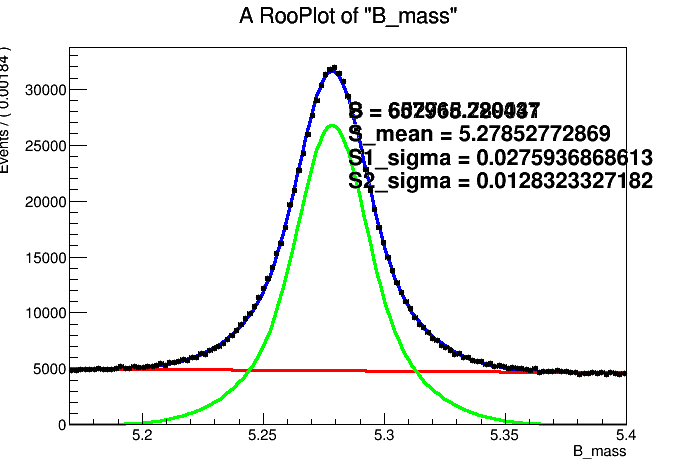

This figure's Python source:
from ROOT import *
import datetime
#####The fitting of the B+ from the decay: B+ -> K+ J/psi
#####The best parameters of the fit are in the picture "Parameters_of_fit.jpg" in this directory

PDG_B_MASS = 5.279

time = datetime.datetime.now().timetuple()
time_st = str(time[3])+'_'+str(time[4])+'_'+str(time[5])+'_'

ch = TChain('mytree')
ch.Add('/eos/home-d/dshmygol/SimpleFile_Bplus_Kplus_Jpsi_2018_A.root')

nEvt = ch.GetEntries()
print("Number of events:" , nEvt)

x = RooRealVar('B_mass','B_mass',5.17, 5.40)
varset = RooArgSet(x)
dh = 0
dh = RooDataSet ('dh','Dataset', varset)

for evt in range(nEvt):
	if ch.GetEntry(evt) <= 0: break
	if evt % 100000 == 0:
	       print ("Events proceeded:" , evt)
	B_mass = ch.B_mass
	if B_mass < 5.17: continue
	if B_mass > 5.40: continue
	x.setVal(B_mass)
	dh.add(varset)
	##
S = RooRealVar('S','Signal',6 * 10**5,0,9999999)
S_mean  = RooRealVar ( "S_mean" , "mean "   , PDG_B_MASS, 5.17  , 5.40       )
S1_sigma = RooRealVar ("S1_sigma", "sigma"   , 2.7594 * 10**(-2), 0.001, 0.4   )
S2_sigma = RooRealVar ("S2_sigma", "sigma"   , 1.2833*10**(-2), 0.0001, 0.1    )
S_f     = RooRealVar ("S_f"     , "f"       , 0.54  , 0.000 , 1.0       )

pdfS1 = RooGaussian( "pdfS1"  , "gaus"    , x   , S_mean, S1_sigma)
pdfS2 = RooGaussian( "pdfS2"  , "gaus"    , x   , S_mean, S2_sigma)
pdfSig =RooAddPdf  ("pdfSig", "pdfSig", RooArgList(pdfS1, pdfS2), RooArgList(S_f))

B       = RooRealVar ( "B"      , "B"       , 6*10**5 , 1     , 9999999)
B_al    = RooRealVar ( "B_al"   , "B_{#alpha}", -0.326, -10, 1.0   )
pdfG    = RooGenericPdf ("pdfG"    , "exp(@1*@0)" , RooArgList(x, B_al))

alist1  = RooArgList (pdfSig, pdfG)
alist2 = RooArgList (S, B)
pdfSum  = RooAddPdf  ("model", "model", alist1, alist2)

S_mean.setConstant(True)
S_f.setConstant(True)
S2_sigma.setConstant(True)
rrr = pdfSum.fitTo( dh, RooFit.NumCPU(7), RooFit.PrintLevel(-1), RooFit.Save())
rrr = pdfSum.fitTo( dh, RooFit.NumCPU(7), RooFit.PrintLevel(-1), RooFit.Save())
S_mean.setConstant(False)
rrr = pdfSum.fitTo( dh, RooFit.NumCPU(7), RooFit.PrintLevel(-1), RooFit.Save())
S_f.setConstant(False)
rrr = pdfSum.fitTo( dh, RooFit.NumCPU(7), RooFit.PrintLevel(-1), RooFit.Save())
S2_sigma.setConstant(False)
rrr = pdfSum.fitTo( dh, RooFit.NumCPU(7), RooFit.Save() )
rrr = pdfSum.fitTo( dh, RooFit.NumCPU(7), RooFit.Save() )
rrr.Print()

xframe = x.frame(125)
dh.plotOn(xframe, RooFit.MarkerSize(0.6), RooFit.Name('data'))
pdfSum.plotOn(xframe, RooFit.Name('fitt'), RooFit.Range(x.getMin(), x.getMax()) )
pdfSum.plotOn(xframe,RooFit.Components('pdfG'), RooFit.LineColor(kRed), RooFit.LineWidth(3))
pdfSum.plotOn(xframe,RooFit.Components('pdfSig'), RooFit.LineColor(kGreen), RooFit.LineWidth(3))
dh.plotOn(xframe, RooFit.MarkerSize(0.6), RooFit.Name('data'))

canvas = TCanvas("canvas")
canvas.cd()
xframe.Draw()
#add fit to the plo
latex = TLatex()
latex.SetNDC()
#latex.SetTextSize(0.04)
latex.DrawText(0.5,0.75,'B = ' + str(pdfSum.getParameters(dh)[0].getValV()))
latex.DrawText(0.5,0.75,'S = ' + str(pdfSum.getParameters(dh)[2].getValV()))
latex.DrawText(0.5,0.70,'S_mean = ' + str(pdfSum.getParameters(dh)[6].getValV()))
latex.DrawText(0.5,0.65,'S1_sigma = ' + str(pdfSum.getParameters(dh)[3].getValV()))
latex.DrawText(0.5,0.60,'S2_sigma = ' + str(pdfSum.getParameters(dh)[4].getValV()))
#latex.DrawText(0.5,0.60,'Background = ' + str(pdfSum.getParameters(dh)[7].getValV()))

canvas.SaveAs('B_mass_fit.png')
